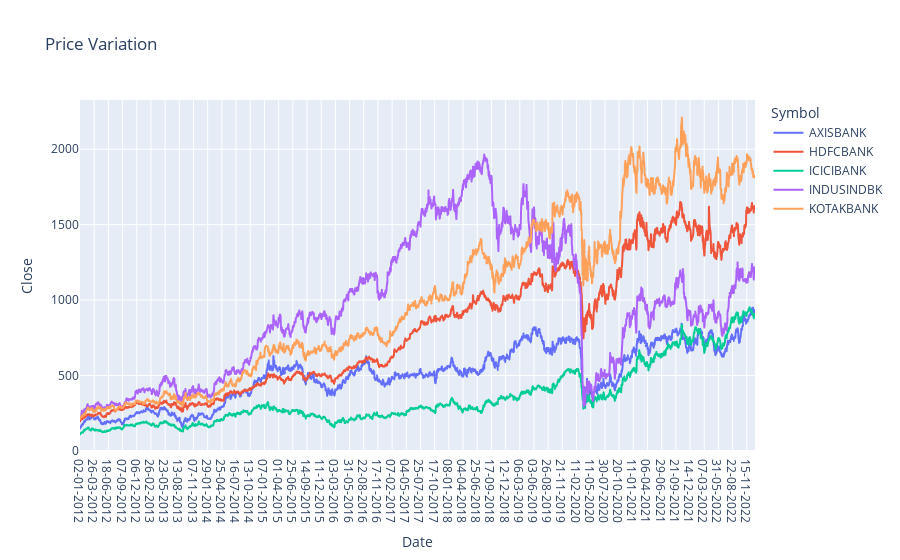

Notebook source saved alongside this figure:
### Code cell
closing_price_over_years = px.line(stock_df, x=stock_df["Date"], y=stock_df["Close"], title='Price Variation',color=stock_df['Symbol'])
closing_price_over_years.show()

### Figure 1 — Plotly figure (JSON) as saved in the notebook; plotly's stock layout.template omitted (floating-point values rounded to 4 significant figures; data arrays with more than 128 entries replaced by an {"elided": "..."} marker saying what was removed)
{"data": [{"hovertemplate": "Symbol=AXISBANK<br>Date=%{x}<br>Close=%{y}<extra></extra>", "legendgroup": "AXISBANK", "line": {"color": "#636efa", "dash": "solid"}, "marker": {"symbol": "circle"}, "mode": "lines", "name": "AXISBANK", "showlegend": true, "type": "scattergl", "x": {"elided": "2713 str values"}, "xaxis": "x", "y": {"elided": "2713 float values"}, "yaxis": "y"}, {"hovertemplate": "Symbol=HDFCBANK<br>Date=%{x}<br>Close=%{y}<extra></extra>", "legendgroup": "HDFCBANK", "line": {"color": "#EF553B", "dash": "solid"}, "marker": {"symbol": "circle"}, "mode": "lines", "name": "HDFCBANK", "showlegend": true, "type": "scattergl", "x": {"elided": "2713 str values"}, "xaxis": "x", "y": {"elided": "2713 float values"}, "yaxis": "y"}, {"hovertemplate": "Symbol=ICICIBANK<br>Date=%{x}<br>Close=%{y}<extra></extra>", "legendgroup": "ICICIBANK", "line": {"color": "#00cc96", "dash": "solid"}, "marker": {"symbol": "circle"}, "mode": "lines", "name": "ICICIBANK", "showlegend": true, "type": "scattergl", "x": {"elided": "2713 str values"}, "xaxis": "x", "y": {"elided": "2713 float values"}, "yaxis": "y"}, {"hovertemplate": "Symbol=INDUSINDBK<br>Date=%{x}<br>Close=%{y}<extra></extra>", "legendgroup": "INDUSINDBK", "line": {"color": "#ab63fa", "dash": "solid"}, "marker": {"symbol": "circle"}, "mode": "lines", "name": "INDUSINDBK", "showlegend": true, "type": "scattergl", "x": {"elided": "2713 str values"}, "xaxis": "x", "y": {"elided": "2713 float values"}, "yaxis": "y"}, {"hovertemplate": "Symbol=KOTAKBANK<br>Date=%{x}<br>Close=%{y}<extra></extra>", "legendgroup": "KOTAKBANK", "line": {"color": "#FFA15A", "dash": "solid"}, "marker": {"symbol": "circle"}, "mode": "lines", "name": "KOTAKBANK", "showlegend": true, "type": "scattergl", "x": {"elided": "2713 str values"}, "xaxis": "x", "y": {"elided": "2713 float values"}, "yaxis": "y"}], "layout": {"legend": {"title": {"text": "Symbol"}, "tracegroupgap": 0}, "title": {"text": "Price Variation"}, "xaxis": {"anchor": "y", "domain": [0, 1], "title": {"text": "Date"}}, "yaxis": {"anchor": "x", "domain": [0, 1], "title": {"text": "Close"}}}}
